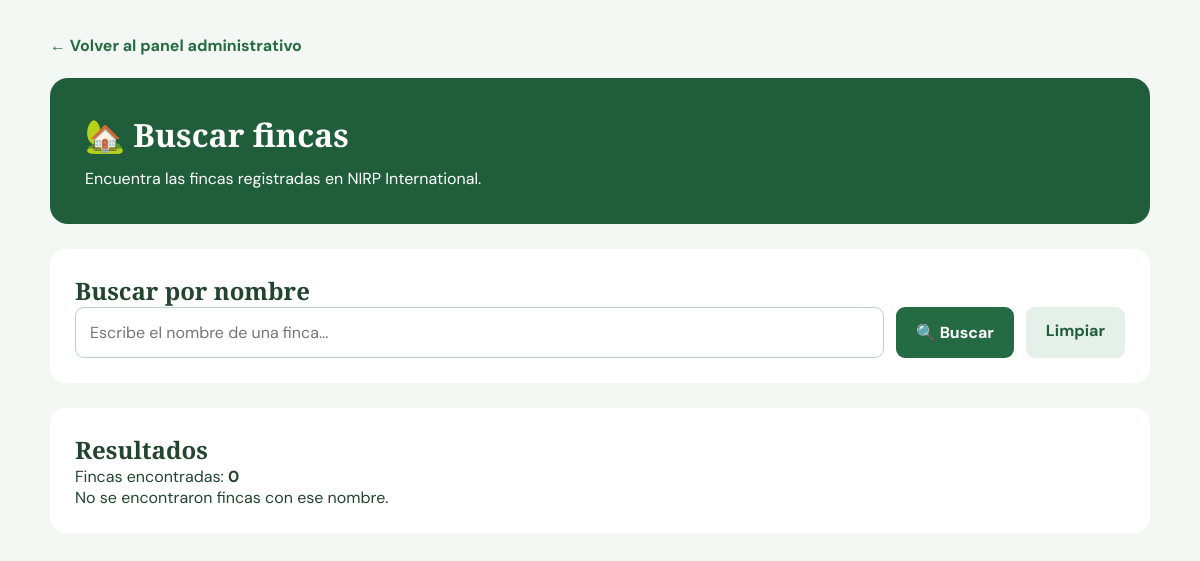
Before: /admin/buscar-fincas (signed in) with the older database file.
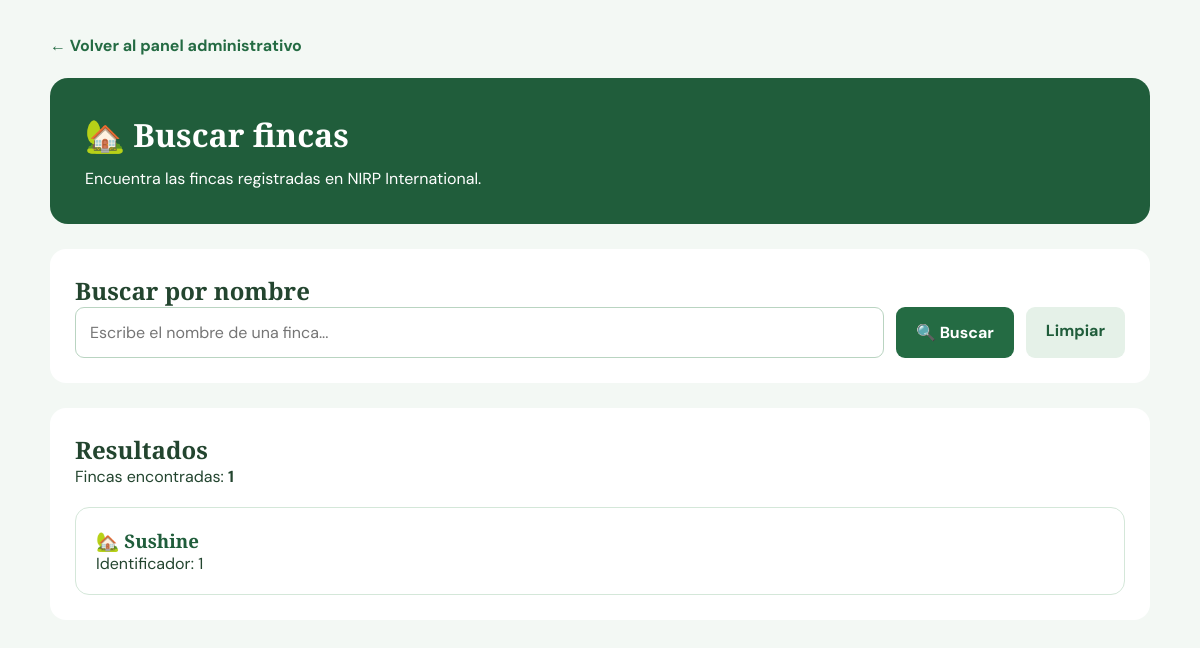
After: the same page with the newer database file.
### tables this page shows
CREATE TABLE fincas (
                id INTEGER PRIMARY KEY AUTOINCREMENT,
                nombre TEXT NOT NULL,
                empresa TEXT,
                departamento TEXT NOT NULL,
                municipio TEXT NOT NULL,
                vereda TEXT,
                direccion TEXT,
                telefono TEXT,
                ubicacion_cultivo TEXT,
                variedades_otras_casas TEXT,
                latitud REAL,
                longitud REAL,
                observaciones TEXT,
                fecha_registro TEXT DEFAULT CURRENT_TIMESTAMP
            );

### app.py (the view)
@app.route("/admin/buscar-fincas", methods=["GET"])
@administrador_requerido
def buscar_fincas_admin():
    busqueda = request.args.get("q", "").strip()
    if len(busqueda) > 100:
        abort(400, description="Busqueda demasiado larga.")
    fincas = obtener_fincas()
    if busqueda:
        fincas = [
            finca for finca in fincas
            if busqueda.casefold()
            in finca["nombre"].casefold()
        ]
    return render_template(
        "buscar_fincas.html",
        fincas=fincas,
        busqueda=busqueda
    )

### app.py (called while the page is built)
@app.context_processor
def funciones_plantilla():
    return {
        "csrf_token": csrf_token
    }

def administrador_requerido(funcion):
    @wraps(funcion)
    def protegida(*args, **kwargs):
        usuario_id = session.get("usuario_id")
        if not usuario_id:
            flash(
                "Primero debes iniciar sesión.",
                "warning"
            )
            return redirect(url_for("login"))
        usuario = obtener_usuario_id(usuario_id)
        if not usuario:
            session.clear()
            return redirect(url_for("login"))
        if usuario["rol"] != "admin":
            abort(403)
        return funcion(*args, **kwargs)
    return protegida

### database.py (called while the page is built)
def conectar():
    conexion = sqlite3.connect(DATABASE)
    conexion.row_factory = sqlite3.Row
    conexion.execute("PRAGMA foreign_keys = ON")
    return conexion

def obtener_usuario_id(usuario_id):
    with conectar() as conexion:
        fila = conexion.execute("""
            SELECT * FROM usuarios
            WHERE id = ?
        """, (usuario_id,)).fetchone()
        return dict(fila) if fila else None

### templates/buscar_fincas.html (shortened to what this page needs)
<!DOCTYPE html>
<html lang="es">
<head>
    <link rel="stylesheet"
          href="{{ url_for('static', filename='styles.css') }}">
</head>
<body class="fincas-busqueda-pagina">
<main class="fincas-busqueda-contenedor">
    <a
        href="{{ url_for('panel_admin') }}"
        class="fincas-busqueda-volver">
        ← Volver al panel administrativo
    </a>
    <header class="fincas-busqueda-encabezado">
        <h1>🏡 Buscar fincas</h1>
        <p>
            Encuentra las fincas registradas
            en NIRP International.
        </p>
    </header>
    <section class="fincas-busqueda-seccion">
        <h2>Buscar por nombre</h2>
        <form
            method="GET"
            action="{{ url_for('buscar_fincas_admin') }}"
            class="fincas-busqueda-formulario">
            <input
                type="search"
                name="q"
                maxlength="100"
                placeholder="Escribe el nombre de una finca..."
                value="{{ busqueda }}"
                aria-label="Nombre de la finca">
            <button
                type="submit"
                class="fincas-busqueda-boton">
                🔍 Buscar
            </button>
            <a
                href="{{ url_for('buscar_fincas_admin') }}"
                class="fincas-busqueda-boton fincas-busqueda-limpiar">
                Limpiar
            </a>
        </form>
    </section>
    <section class="fincas-busqueda-seccion">
        <h2>Resultados</h2>
        <p>
            Fincas encontradas:
            <strong>{{ fincas|length }}</strong>
        </p>
        {% if fincas %}
        <div class="fincas-busqueda-resultados">
            {% for finca in fincas %}
            <article class="fincas-busqueda-tarjeta">
                <h3>🏡 {{ finca.nombre }}</h3>
                <p>
                    Identificador:
                    {{ finca.id }}
                </p>
            </article>
            {% endfor %}
        </div>
        {% else %}
        <p>
            No se encontraron fincas con ese nombre.
        </p>
        {% endif %}
    </section>
</main>
</body>
</html>

Changed rows visible on the page:
added fincas: nombre "Sushine", id "1"
Other visible differences:
{{ fincas|length }}: "0" → "1"
text no longer shown: "No se encontraron fincas con ese nombre."
